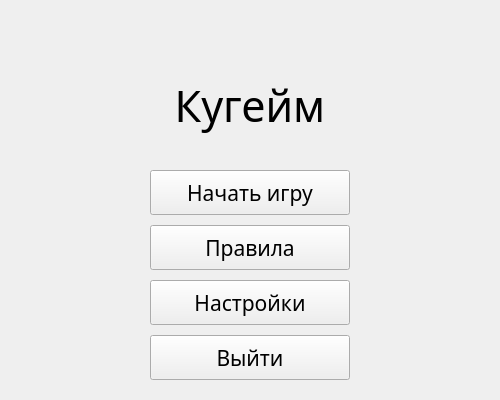
<?xml version="1.0" encoding="UTF-8"?>
<ui version="4.0">
 <class>MainWindow</class>
 <widget class="QMainWindow" name="MainWindow">
  <property name="geometry">
   <rect>
    <x>0</x>
    <y>0</y>
    <width>500</width>
    <height>400</height>
   </rect>
  </property>
  <property name="windowTitle">
   <string>MainWindow</string>
  </property>
  <property name="styleSheet">
   <string notr="true">background-color rgb(255, 227, 128)</string>
  </property>
  <widget class="QWidget" name="centralwidget">
   <widget class="QPushButton" name="pushButton">
    <property name="geometry">
     <rect>
      <x>150</x>
      <y>170</y>
      <width>200</width>
      <height>45</height>
     </rect>
    </property>
    <property name="font">
     <font>
      <family>Segoe Print</family>
      <pointsize>16</pointsize>
     </font>
    </property>
    <property name="text">
     <string>Начать игру</string>
    </property>
   </widget>
   <widget class="QPushButton" name="pushButton_2">
    <property name="geometry">
     <rect>
      <x>150</x>
      <y>225</y>
      <width>200</width>
      <height>45</height>
     </rect>
    </property>
    <property name="font">
     <font>
      <family>Segoe Print</family>
      <pointsize>16</pointsize>
     </font>
    </property>
    <property name="text">
     <string>Правила</string>
    </property>
   </widget>
   <widget class="QPushButton" name="pushButton_3">
    <property name="geometry">
     <rect>
      <x>150</x>
      <y>280</y>
      <width>200</width>
      <height>45</height>
     </rect>
    </property>
    <property name="font">
     <font>
      <family>Segoe Print</family>
      <pointsize>16</pointsize>
     </font>
    </property>
    <property name="text">
     <string>Настройки</string>
    </property>
   </widget>
   <widget class="QPushButton" name="pushButton_4">
    <property name="geometry">
     <rect>
      <x>150</x>
      <y>335</y>
      <width>200</width>
      <height>45</height>
     </rect>
    </property>
    <property name="font">
     <font>
      <family>Segoe Print</family>
      <pointsize>16</pointsize>
     </font>
    </property>
    <property name="styleSheet">
     <string notr="true">background-color rgb(255, 227, 128)</string>
    </property>
    <property name="text">
     <string>Выйти</string>
    </property>
   </widget>
   <widget class="QLabel" name="label">
    <property name="geometry">
     <rect>
      <x>125</x>
      <y>60</y>
      <width>250</width>
      <height>90</height>
     </rect>
    </property>
    <property name="font">
     <font>
      <family>Segoe Script</family>
      <pointsize>32</pointsize>
     </font>
    </property>
    <property name="text">
     <string>Кугейм</string>
    </property>
    <property name="textFormat">
     <enum>Qt::AutoText</enum>
    </property>
    <property name="scaledContents">
     <bool>false</bool>
    </property>
    <property name="alignment">
     <set>Qt::AlignCenter</set>
    </property>
    <property name="wordWrap">
     <bool>false</bool>
    </property>
   </widget>
  </widget>
 </widget>
 <resources/>
 <connections/>
</ui>
